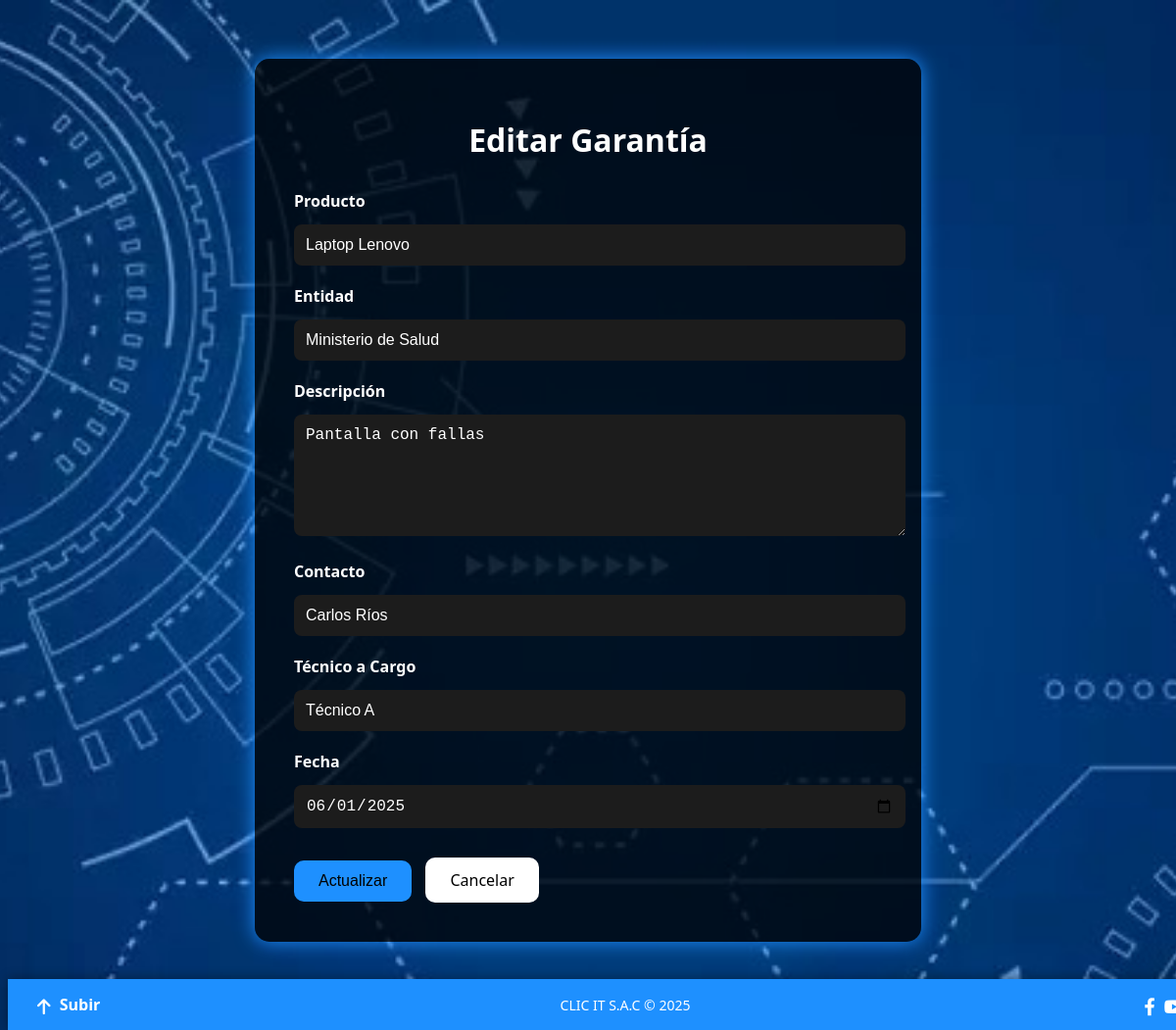
/CLIC_IT/indexclic.php?accion=editar&id=7, run on the app's committed database.
### tables this page shows
CREATE TABLE `garantias_clic` (
  `id` int(11) NOT NULL,
  `producto` varchar(255) DEFAULT NULL,
  `entidad` varchar(255) DEFAULT NULL,
  `descripcion` varchar(255) DEFAULT NULL,
  `contacto` varchar(255) DEFAULT NULL,
  `TecCargo` varchar(255) DEFAULT NULL,
  `fecha` date DEFAULT NULL
);

### CLIC_IT/controlador/garantia_controlador.php (called while the page is built, shortened)
<?php
require_once __DIR__ . '/../modelo/garantia.php';
class GarantiaController {
    private $modelo;
    public function __construct() {
        $this->modelo = new Garantia();
    }
    public function editar($id) {
        $garantia = $this->modelo->obtenerPorId($id);
        include __DIR__ . '/../vista/editar.php';
    }
}

### database.php (called while the page is built, shortened)
<?php
class Database {
    public static function conectar() {
        $host = "localhost";
        $user = "root";
        $pass = "";
        $dbname = "garantias_db";
        $conn = new mysqli($host, $user, $pass, $dbname);
        return $conn;
    }
}
?>

### CLIC_IT/modelo/garantia.php (called while the page is built, shortened)
<?php
require_once(__DIR__ . '/../../database.php');
class Garantia {
    private $conn;
    public function __construct() {
        $this->conn = Database::conectar();
    }
    public function obtenerPorId($id) {
        $stmt = $this->conn->prepare("SELECT * FROM garantias_clic WHERE id = ?");
        $stmt->bind_param("i", $id);
        $stmt->execute();
        return $stmt->get_result()->fetch_assoc();
    }
}

### CLIC_IT/vista/editar.php (the view, shortened to what this page needs)
<!DOCTYPE html>
<html lang="es">
<head>
    <link rel="stylesheet" href="vista/Css/StylesEditar.css">
</head>
<body>
    <div class="container">
        <h1>Editar Garantía</h1>
        <form action="indexclic.php?accion=actualizar&id=<?= $garantia['id'] ?>" method="POST">
            <label for="producto">Producto</label>
            <input type="text" id="producto" name="producto" value="<?= htmlspecialchars($garantia['producto']) ?>" required>
            <label for="entidad">Entidad</label>
            <input type="text" id="entidad" name="entidad" value="<?= htmlspecialchars($garantia['entidad']) ?>" required>
            <label for="descripcion">Descripción</label>
            <textarea id="descripcion" name="descripcion" required><?= htmlspecialchars($garantia['descripcion']) ?></textarea>
            <label for="contacto">Contacto</label>
            <input type="text" id="contacto" name="contacto" value="<?= htmlspecialchars($garantia['contacto']) ?>" required>
            <label for="TecCargo">Técnico a Cargo</label>
            <input type="text" id="TecCargo" name="TecCargo" value="<?= htmlspecialchars($garantia['TecCargo']) ?>" required>
            <label for="fecha">Fecha</label>
            <input type="date" id="fecha" name="fecha" value="<?= $garantia['fecha'] ?>" required>
            <button type="submit">Actualizar</button>
            <a href="indexclic.php?accion=listar" class="btn">Cancelar</a>
        </form>
    </div>
    <?php include 'footer.php'; ?>
</body>
</html>

### CLIC_IT/vista/Css/StylesEditar.css (style rules this page uses)
body { background: #0f0f0f url('imagenes/fondo.jpeg') no-repeat center center fixed; background-size: cover; font-family: 'Segoe UI', Tahoma, Geneva, Verdana, sans-serif; color: #ffffff; }
.container { max-width: 600px; margin: 60px auto; background: rgba(0, 0, 0, 0.75); padding: 40px; border-radius: 15px; box-shadow: 0 0 20px #1e90ff; }
.container h1 { text-align: center; margin-bottom: 30px; font-size: 2rem; color: #ffffff; }
form label { display: block; margin-bottom: 8px; font-weight: bold; margin-top: 20px; }
form input[type="text"], form input[type="date"], form textarea { width: 100%; padding: 12px; margin-top: 5px; border: none; border-radius: 8px; background-color: #1c1c1c; color: #fff; font-size: 1rem; }
form textarea { resize: vertical; height: 100px; }
button[type="submit"], .btn { display: inline-block; margin-top: 30px; padding: 12px 25px; font-size: 1rem; border: none; border-radius: 10px; cursor: pointer; transition: background 0.3s ease, transform 0.2s ease; text-decoration: none; margin-right: 10px; }
button[type="submit"] { background-color: #1e90ff; color: rgb(0, 0, 0); }
.btn { background-color: #ffffff; color: rgb(0, 0, 0); }

### data on the page
garantias_clic: producto "Laptop Lenovo", entidad "Ministerio de Salud", descripcion "Pantalla con fallas", contacto "Carlos Ríos", TecCargo "Técnico A", fecha "06/01/2025"
